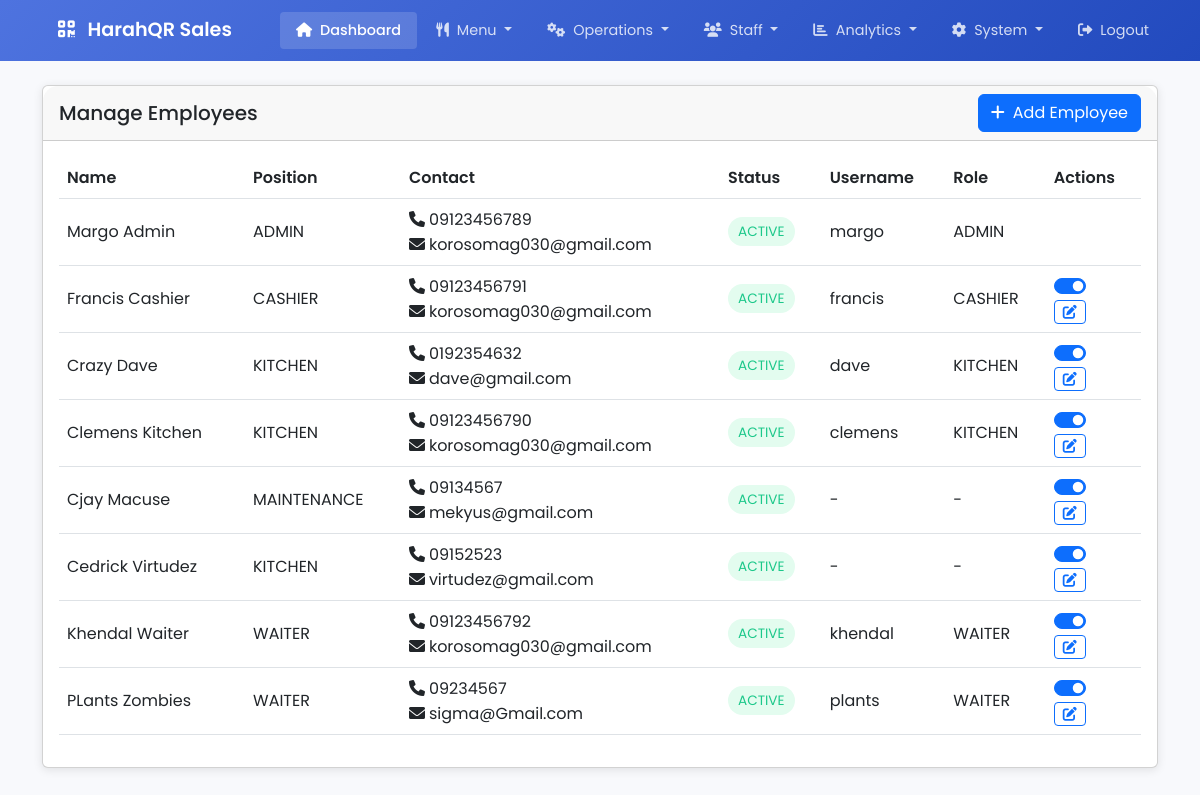
The app's page /admin/manage_employees.php (signed in) with its own data.
### tables this page shows
CREATE TABLE `users` (
  `user_id` int(11) NOT NULL,
  `employee_id` int(11) DEFAULT NULL,
  `username` varchar(50) NOT NULL,
  `password` varchar(255) NOT NULL,
  `role` enum('ADMIN','CASHIER','KITCHEN','WAITER') NOT NULL,
  `created_at` timestamp NOT NULL DEFAULT current_timestamp()
);

CREATE TABLE `employees` (
  `employee_id` int(11) NOT NULL,
  `first_name` varchar(50) NOT NULL,
  `last_name` varchar(50) NOT NULL,
  `position` varchar(50) NOT NULL,
  `contact_number` varchar(20) DEFAULT NULL,
  `email` varchar(100) DEFAULT NULL,
  `address` text DEFAULT NULL,
  `hire_date` date NOT NULL,
  `status` enum('ACTIVE','INACTIVE','ON_LEAVE','TERMINATED') NOT NULL DEFAULT 'ACTIVE',
  `created_at` timestamp NOT NULL DEFAULT current_timestamp(),
  `updated_at` timestamp NOT NULL DEFAULT current_timestamp() ON UPDATE current_timestamp()
);

### admin/manage_employees.php (the view, shortened to what this page needs)
<?php
require_once '../config/database.php';
$stmt = $conn->query("
    SELECT e.*, u.username, u.role
    FROM employees e
    LEFT JOIN users u ON e.employee_id = u.employee_id
    ORDER BY e.last_name, e.first_name
");
$employees = $stmt->fetchAll(PDO::FETCH_ASSOC);
?>
<?php include 'components/header.php'; ?>
<?php include 'components/navbar.php'; ?>
    <div class="container mt-4">
        <div class="card">
            <div class="card-header d-flex justify-content-between align-items-center">
                <h5 class="mb-0">Manage Employees</h5>
                <button type="button" class="btn btn-primary" data-bs-toggle="modal" data-bs-target="#addEmployeeModal">
                    <i class="fas fa-plus me-2"></i>Add Employee
                </button>
            </div>
            <div class="card-body">
                <div class="table-responsive">
                    <table class="table">
                        <thead>
                            <tr>
                                <th>Name</th>
                                <th>Position</th>
                                <th>Contact</th>
                                <th>Status</th>
                                <th>Username</th>
                                <th>Role</th>
                                <th>Actions</th>
                            </tr>
                        </thead>
                        <tbody>
                            <?php foreach ($employees as $employee): ?>
                            <tr>
                                <td><?php echo htmlspecialchars($employee['first_name'] . ' ' . $employee['last_name']); ?></td>
                                <td><?php echo htmlspecialchars($employee['position']); ?></td>
                                <td>
                                    <?php if ($employee['contact_number']): ?>
                                        <i class="fas fa-phone me-1"></i><?php echo htmlspecialchars($employee['contact_number']); ?>
                                    <?php endif; ?>
                                    <?php if ($employee['email']): ?>
                                        <br><i class="fas fa-envelope me-1"></i><?php echo htmlspecialchars($employee['email']); ?>
                                    <?php endif; ?>
                                </td>
                                <td>
                                    <span class="status-badge status-<?php echo strtolower($employee['status']); ?>">
                                        <?php echo $employee['status']; ?>
                                    </span>
                                </td>
                                <td><?php echo $employee['username'] ? htmlspecialchars($employee['username']) : '-'; ?></td>
                                <td><?php echo $employee['role'] ? htmlspecialchars($employee['role']) : '-'; ?></td>
                                <td>
                                    <?php if ($employee['position'] !== 'ADMIN'): ?>
                                    <div class="form-check form-switch">
                                        <input type="checkbox" class="form-check-input"
                                               <?php echo $employee['status'] === 'ACTIVE' ? 'checked' : ''; ?>
                                               onchange="toggleEmployeeStatus(<?php echo $employee['employee_id']; ?>, this.checked)">
                                    </div>
                                    <?php endif; ?>
                                    <?php if ($employee['position'] !== 'ADMIN'): ?>
                                    <button type="button" class="btn btn-sm btn-outline-primary me-1"
                                            onclick="editEmployee(<?php echo htmlspecialchars(json_encode($employee)); ?>)">
                                        <i class="fas fa-edit"></i>
                                    </button>
                                    <?php endif; ?>
                                </td>
                            </tr>
                            <?php endforeach; ?>
                        </tbody>
                    </table>
                </div>
            </div>
        </div>
    </div>

### admin/manage_employees.php (style rules this page uses)
:root { --primary-color: #4e73df; --secondary-color: #858796; --success-color: #1cc88a; }
.card { border: none; border-radius: 15px; box-shadow: 0 2px 10px rgba(0,0,0,0.1); }
.card-header { background: white; border-bottom: 2px solid #f8f9fc; padding: 1.5rem; border-radius: 15px 15px 0 0 !important; }
.btn-primary { background: var(--primary-color); border: none; padding: 8px 20px; border-radius: 25px; }
.table th { border-top: none; font-weight: 600; color: var(--secondary-color); }
.table td { vertical-align: middle; }
.status-badge { padding: 5px 10px; border-radius: 15px; font-size: 0.85rem; }
.status-active { background: #e3fcef; color: #1cc88a; }

### records on screen
users: employee.last_name "Margo Admin", employee.position "ADMIN", employee.contact_number "09123456789", employee.email "korosomag030@gmail.com", employee.status "ACTIVE", username "margo", role "ADMIN"
users: employee.last_name "Francis Cashier", employee.position "CASHIER", employee.contact_number "09123456791", employee.email "korosomag030@gmail.com", employee.status "ACTIVE", username "francis", role "CASHIER"
employees: status "☑"
users: employee.last_name "Crazy Dave", employee.position "KITCHEN", employee.contact_number "0192354632", employee.email "dave@gmail.com", employee.status "ACTIVE", username "dave", role "KITCHEN"
employees: status "☑"
users: employee.last_name "Clemens Kitchen", employee.position "KITCHEN", employee.contact_number "09123456790", employee.email "korosomag030@gmail.com", employee.status "ACTIVE", username "clemens", role "KITCHEN"
employees: status "☑"
employees: first_name+last_name "Cjay Macuse", position "MAINTENANCE", contact_number "09134567", email "mekyus@gmail.com", status "ACTIVE", status "☑"
employees: first_name+last_name "Cedrick Virtudez", position "KITCHEN", contact_number "09152523", email "virtudez@gmail.com", status "ACTIVE", status "☑"
users: employee.last_name "Khendal Waiter", employee.position "WAITER", employee.contact_number "09123456792", employee.email "korosomag030@gmail.com", employee.status "ACTIVE", username "khendal", role "WAITER"
employees: status "☑"
users: employee.last_name "PLants Zombies", employee.position "WAITER", employee.contact_number "09234567", employee.email "sigma@Gmail.com", employee.status "ACTIVE", username "plants", role "WAITER"
employees: status "☑"
